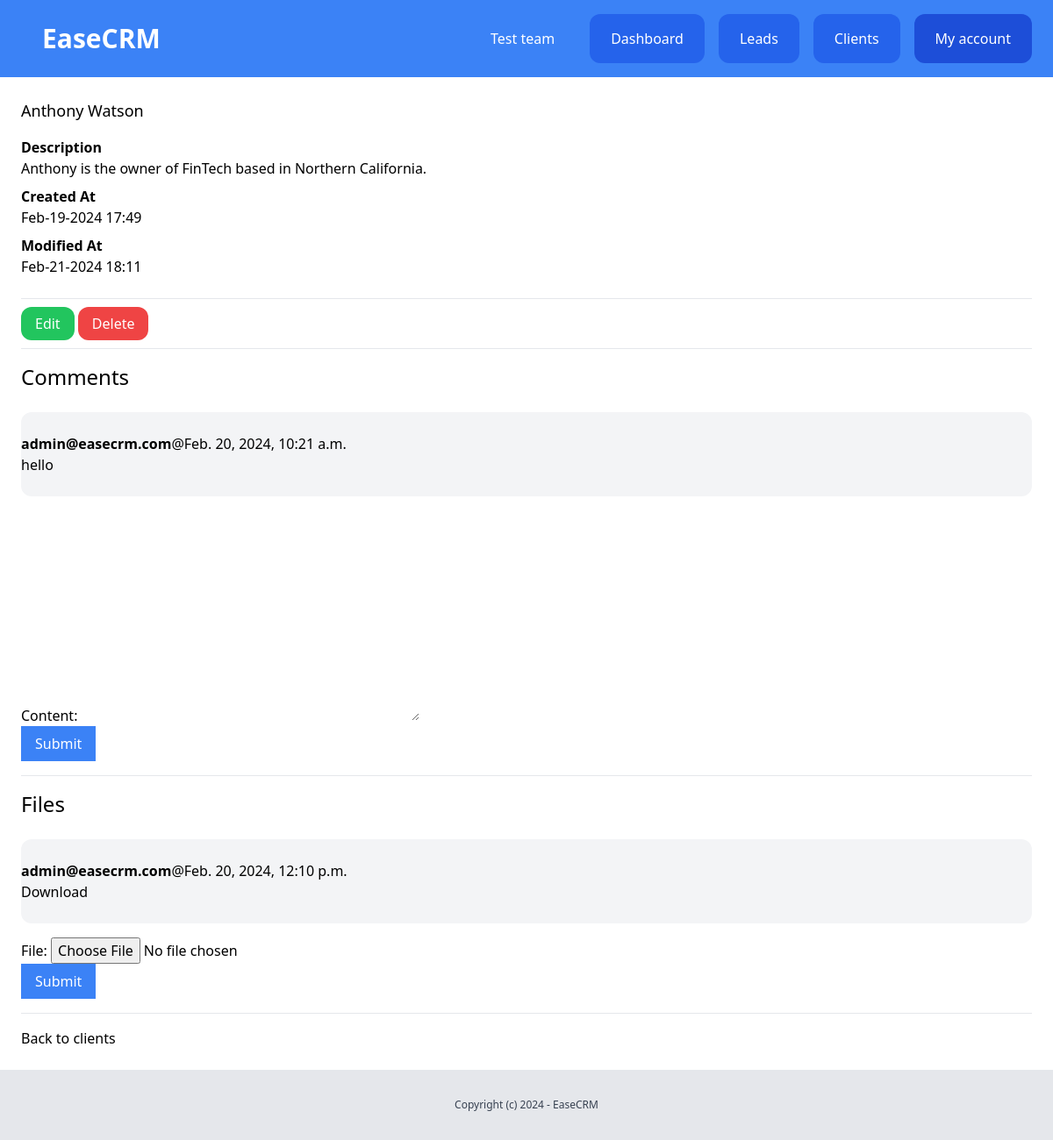
The page /dashboard/clients/4/ (signed in) on the database its author committed.
### team/models.py (models this page shows, shortened)
class Team(models.Model):
    plan=models.ForeignKey(Plan, blank=True, null=True, related_name="teams", on_delete=models.CASCADE)
    name = models.CharField(max_length=100)
    created_by = models.ForeignKey(User, related_name="created_teams", on_delete=models.CASCADE)
    created_at = models.DateTimeField(auto_now_add=True)
    members = models.ManyToManyField(User, related_name="teams")

### client/models.py (models this page shows, shortened)
class Client(models.Model):
    team = models.ForeignKey(Team, related_name="clients", on_delete=models.CASCADE)
    name = models.CharField(max_length=100)
    email = models.EmailField()
    description = models.TextField(blank=True, null=True)
    created_by = models.ForeignKey(User, related_name="clients", on_delete=models.CASCADE)
    created_at = models.DateTimeField(auto_now_add=True)
    modified_at = models.DateTimeField(auto_now=True)
    class Meta:
        ordering = ('name', )

class Comment(models.Model):
    team = models.ForeignKey(Team, related_name="client_comments", on_delete=models.CASCADE)
    client = models.ForeignKey(Client, related_name="comments", on_delete = models.CASCADE)
    content = models.TextField(blank=True, null=True)
    created_by = models.ForeignKey(User, related_name="client_comments", on_delete=models.CASCADE)
    created_at = models.DateTimeField(auto_now_add=True)

class ClientFile(models.Model):
    team = models.ForeignKey(Team, related_name="client_files", on_delete=models.CASCADE)
    client = models.ForeignKey(Client, related_name="files", on_delete = models.CASCADE)
    file = models.FileField(upload_to="clientfiles")
    created_by = models.ForeignKey(User, related_name="client_files", on_delete=models.CASCADE)
    created_at = models.DateTimeField(auto_now_add=True)

### client/views.py (the view)
# urls.py: path('<int:pk>/', views.clients_detail, name='detail'),
@login_required
def clients_detail(request, pk):
    client = get_object_or_404(Client, pk = pk, created_by = request.user)
    if request.method == "POST":
        form = AddCommentForm(request.POST)
        if form.is_valid():
            comment = form.save(commit=False)
            comment.team = request.user.userprofile.active_team
            comment.created_by = request.user
            comment.client = client
            comment.save()
            return redirect('clients:detail', pk=pk)
    else:
        form = AddCommentForm();
    return render(request, 'client/clients_detail.html', {
        'client': client,
        'form': form,
        'fileform': AddFileForm()
    })

### client/forms.py
class AddCommentForm(forms.ModelForm):
    class Meta:
        model = Comment
        fields = ('content', )

class AddFileForm(forms.ModelForm):
    class Meta:
        model = ClientFile
        fields = ('file',)

### team/context_processors.py (called while the page is built)
def team(request):
    if request.user.is_authenticated:
        if request.user.userprofile.active_team:
            active_team = request.user.userprofile.active_team
        else:
            active_team = Team.objects.filter(created_by=request.user)[0]
    else:
        active_team = None
    return {
        'active_team': active_team
    }

### client/templates/client/clients_detail.html
{%extends 'core/base.html'%} {%block title%}Client Details{%endblock%} {%block content%}
<div class="py-6 px-6">
  <h1 class="mb-4 text-lg">{{client.name}}</h1>
  {% if client.description%}
  <p class="font-semibold">Description</p>
  <p class="mb-2">{{client.description}}</p>
  {%endif%}
  <p class="font-semibold">Created At</p>
  <p class="mb-2">{{client.created_at|date:"M-d-Y H:i"}}</p>
  <p class="font-semibold">Modified At</p>
  <p class="mb-6">{{client.modified_at|date:"M-d-Y H:i"}}</p>
  <hr class="my-4" />
  <a class="py-2 px-4 rounded-xl text-white bg-green-500" href="{%url 'clients:edit' client.id %}">Edit</a>
  <a class="py-2 px-4 rounded-xl text-white bg-red-500" href="{%url 'clients:delete' client.id %}">Delete</a>
  <hr class="my-4" />
  <h2 class="text-2xl mb-6">Comments</h2>
  <div class="space-y-4">
    {% for comment in client.comments.all %}
    <div class="bg-gray-100 mb-4 py-6 rounded-xl">
      <p><strong>{{comment.created_by}}</strong>@{{comment.created_at}}</p>
      {{comment.content}}
    </div>
    {%endfor%}
  </div>
  <form action="{% url 'clients:add_comment' client.id %}" method="POST">
    {%csrf_token%} {{form.as_p}}
    <button class="py-2 px-4 rounded-4xl bg-blue-500 text-white">Submit</button>
  </form>
  <hr class="my-4" />
  <h2 class="text-2xl mb-6">Files</h2>
  {% for file in client.files.all %}
  <div class="bg-gray-100 mb-4 py-6 rounded-xl">
    <p><strong>{{file.created_by}}</strong>@{{file.created_at}}</p>
    <a href="{{file.file.url}}">Download</a>
  </div>
  {%endfor%}
  <form action="{% url 'clients:add_file' client.id %}" method="POST" enctype="multipart/form-data">
    {%csrf_token%} {{fileform.as_p}}
    <button class="py-2 px-4 rounded-4xl bg-blue-500 text-white">Submit</button>
  </form>
  <hr class="my-4" />
  <a href="{%url 'clients:list' %}">Back to clients</a>
</div>
{%endblock%}

### core/templates/core/partials/nav.html
<nav class="py-4 px-6 flex justify-between bg-blue-500">
  <div class="flex items-center justify-between w-full">
    <a href="{% url 'about' %}" class="py-3 text-3xl font-bold px-6 rounded-xl text-white">EaseCRM</a>
    {%if request.user.is_authenticated%}
    <div class="flex space-x-4">
      <a href="{% url 'team:detail' active_team.id %}" class="py-4 px-6 rounded-xl text-white">{{active_team.name}}</a>
      <a href="{%url 'dashboard:index'%}" class="py-4 px-6 bg-blue-600 rounded-xl text-white">Dashboard</a>
      <a href="{%url 'leads:list'%}" class="py-4 px-6 bg-blue-600 rounded-xl text-white">Leads</a>
      <a href="{%url 'clients:list'%}" class="py-4 px-6 bg-blue-600 rounded-xl text-white">Clients</a>
      <a href="{%url 'userprofile:myaccount'%}" class="py-4 px-6 bg-blue-700 rounded-xl text-white">My account</a>
      {% else %}
      <div>
        <a href="{%url 'login'%}" class="py-4 px-6 bg-blue-600 rounded-xl text-white">Log in</a>
        <a href="{%url 'userprofile:signup'%}" class="py-4 px-6 bg-blue-300 rounded-xl text-white">Sign up</a>
      </div>
      {% endif %}
    </div>
  </div>
</nav>

### rows shown on the page
Team: name "Test team"
Client: name "Anthony Watson", description "Anthony is the owner of FinTech based in Northern California.", created_at "Feb-19-2024 17:49", modified_at "Feb-21-2024 18:11"
Comment: created_by "admin@easecrm.com", created_at "Feb. 20, 2024, 10:21 a.m.", content "hello"
ClientFile: created_by "admin@easecrm.com", created_at "Feb. 20, 2024, 12:10 p.m."
